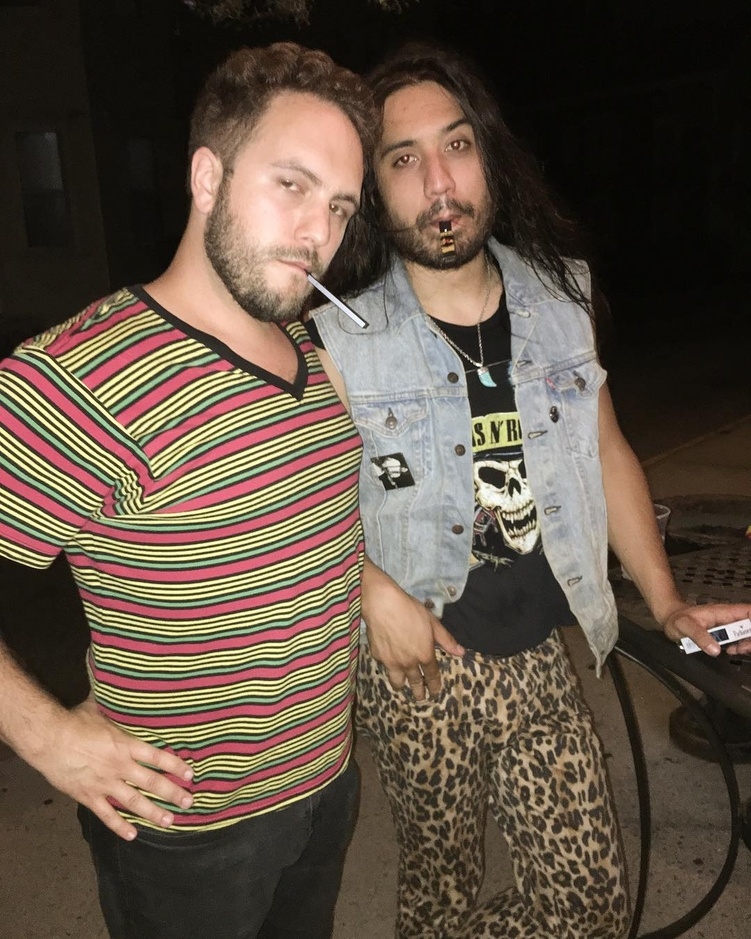
#> input picture images/insta_pics/4.jpg, 751 x 939 px, shrunk from 1080 x 1350 before the run
$ python faces.py
#> lines starting #> are read from the running program, lines starting #| are printed output that depends on the picture; after the words box and inside, x2 and y2 are one past the last pixel; in counts of white or black regions, pixels touching at a corner belong together
import cv2
import numpy as np

face_cascade = cv2.CascadeClassifier('./haarcascade_frontalface_default.xml')
#eye_cascade = cv2.CascadeClassifier('./haarcascade_eye.xml')

img = cv2.imread('insta_pics/4.jpg')
#> img is the input picture: shape (939, 751, 3); mean B, G, R 69.1, 82.6, 97.3
gray = cv2.cvtColor(img, cv2.COLOR_BGR2GRAY)
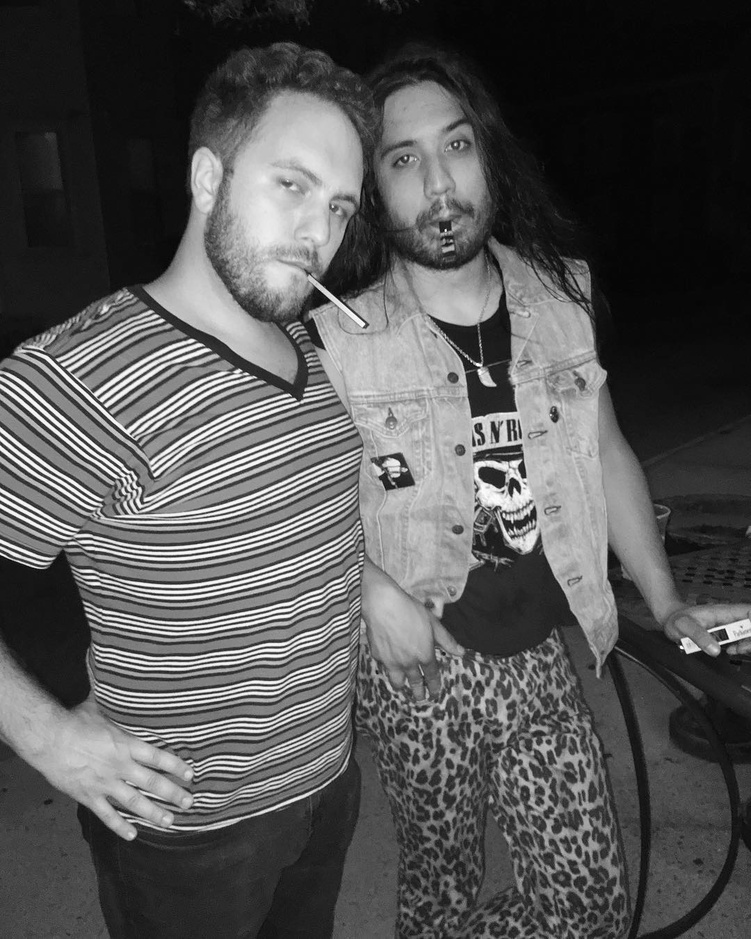
#> gray: shape (939, 751); min 3, max 255, mean 85.5

faces = face_cascade.detectMultiScale(gray, 1.3, 3)
#> faces = [[359, 97, 150, 150]]
print('There are %s faces' %len(faces))
#| There are 1 faces

for (x,y,w,h) in faces:
    cv2.rectangle(img,(x,y),(x+w,y+h),(255,0,0),2)
#> this loop made 1 pass
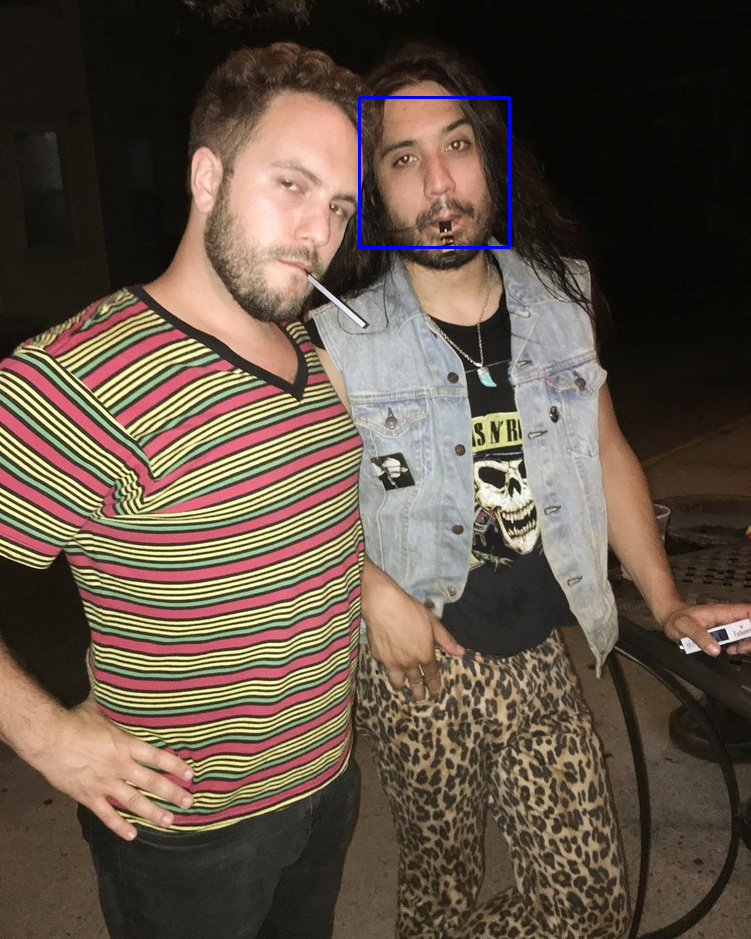
#> img: shape (939, 751, 3); 0.25% of pixels changed, all inside (x1, y1, x2, y2) = (358, 96, 511, 249)

cv2.imshow('img',img)
cv2.waitKey(0)
cv2.destroyAllWindows()

$ run again, with images/insta_pics/1.jpg copied over images/insta_pics/4.jpg
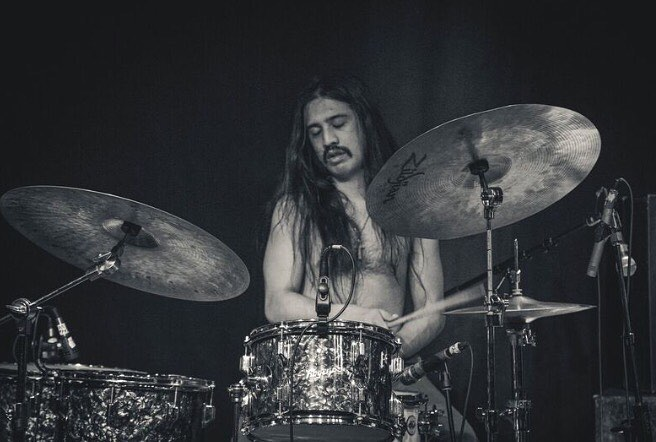
#> input picture images/insta_pics/1.jpg, 656 x 442 px
#> img is the input picture: shape (442, 656, 3); mean B, G, R 55.6, 52.7, 50.5
#> faces = [[294, 99, 73, 73]]
#| There are 1 faces
#> the loop `for (x,y,w,h) in faces:` made 1 pass
#> after the loop `for (x,y,w,h) in faces:`:
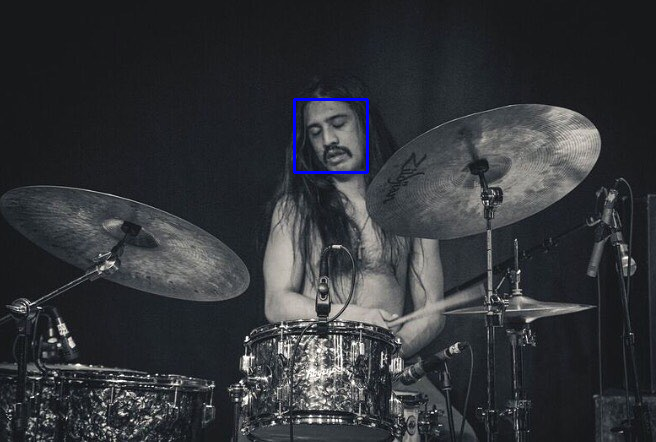
#> img: shape (442, 656, 3); 0.3% of pixels changed, all inside (x1, y1, x2, y2) = (293, 98, 369, 174)

$ run again, with images/insta_pics/2.jpg copied over images/insta_pics/4.jpg
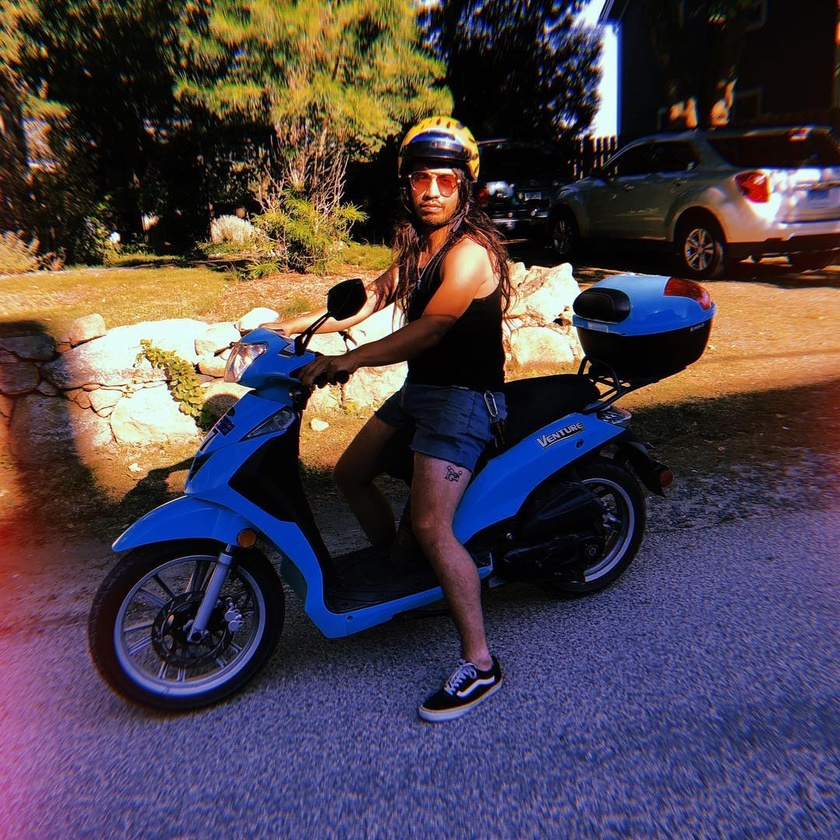
#> input picture images/insta_pics/2.jpg, 840 x 840 px, shrunk from 1080 x 1080 before the run
#> img is the input picture: shape (840, 840, 3); mean B, G, R 74.7, 65.1, 75.8
#> `gray = cv2.cvtColor(img, cv2.COLOR_BGR2GRAY)`:
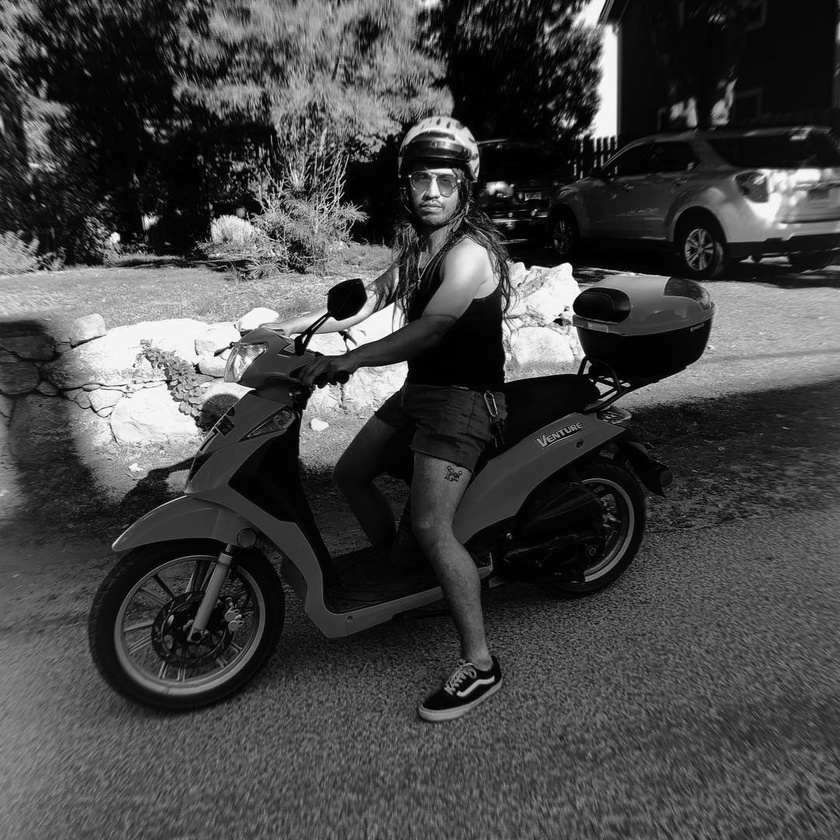
#> gray: shape (840, 840); min 0, max 255, mean 69.4
#> faces = [[401, 156, 65, 65]]
#| There are 1 faces
#> the loop `for (x,y,w,h) in faces:` made 1 pass
#> after the loop `for (x,y,w,h) in faces:`:
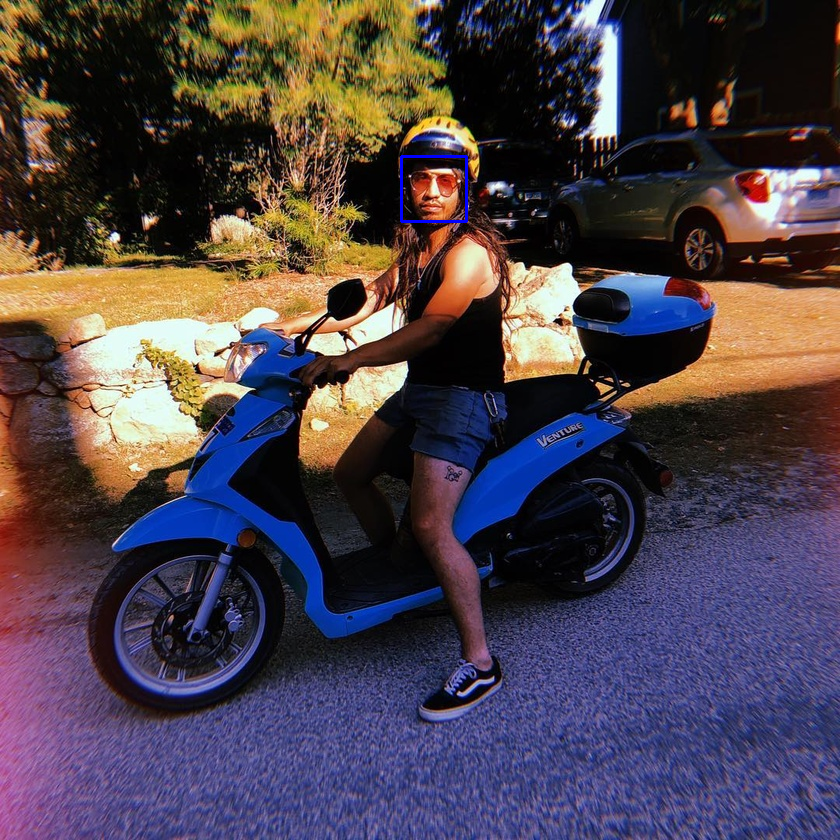
#> img: shape (840, 840, 3); 0.11% of pixels changed, all inside (x1, y1, x2, y2) = (400, 155, 468, 223)

$ run again, with images/insta_pics/3.jpg copied over images/insta_pics/4.jpg
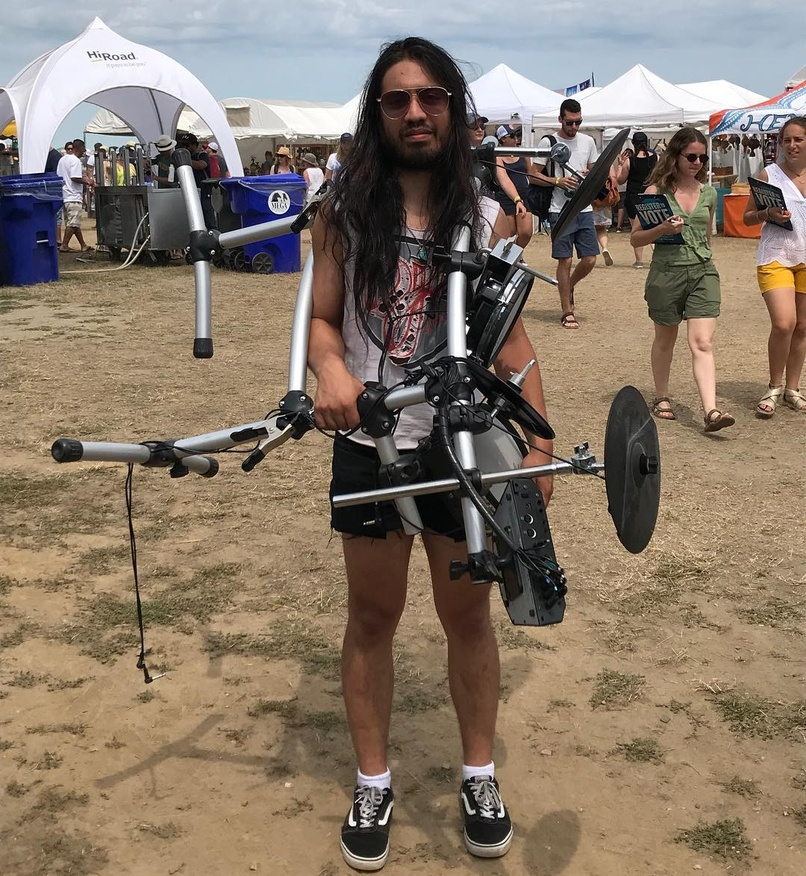
#> input picture images/insta_pics/3.jpg, 806 x 876 px, shrunk from 1080 x 1174 before the run
#> img is the input picture: shape (876, 806, 3); mean B, G, R 105.4, 120.9, 136
#> `gray = cv2.cvtColor(img, cv2.COLOR_BGR2GRAY)`:
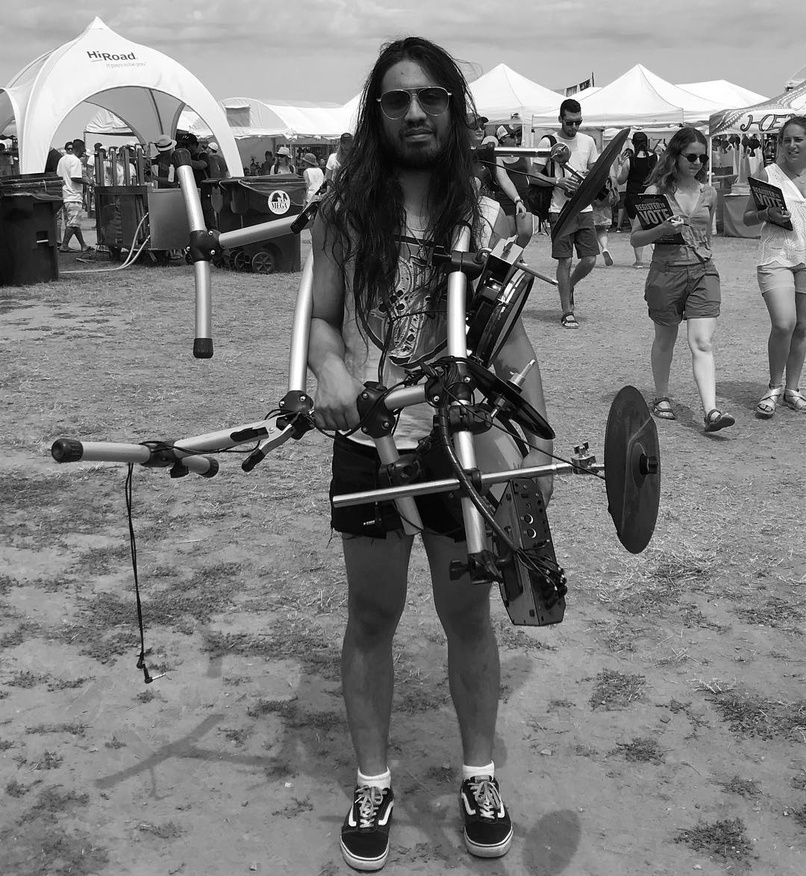
#> gray: shape (876, 806); min 0, max 255, mean 123.6
#> faces = [[38, 162, 56, 56], [393, 220, 57, 57], [367, 63, 92, 92]]
#| There are 3 faces
#> the loop `for (x,y,w,h) in faces:` made 3 passes
#> after the loop `for (x,y,w,h) in faces:`:
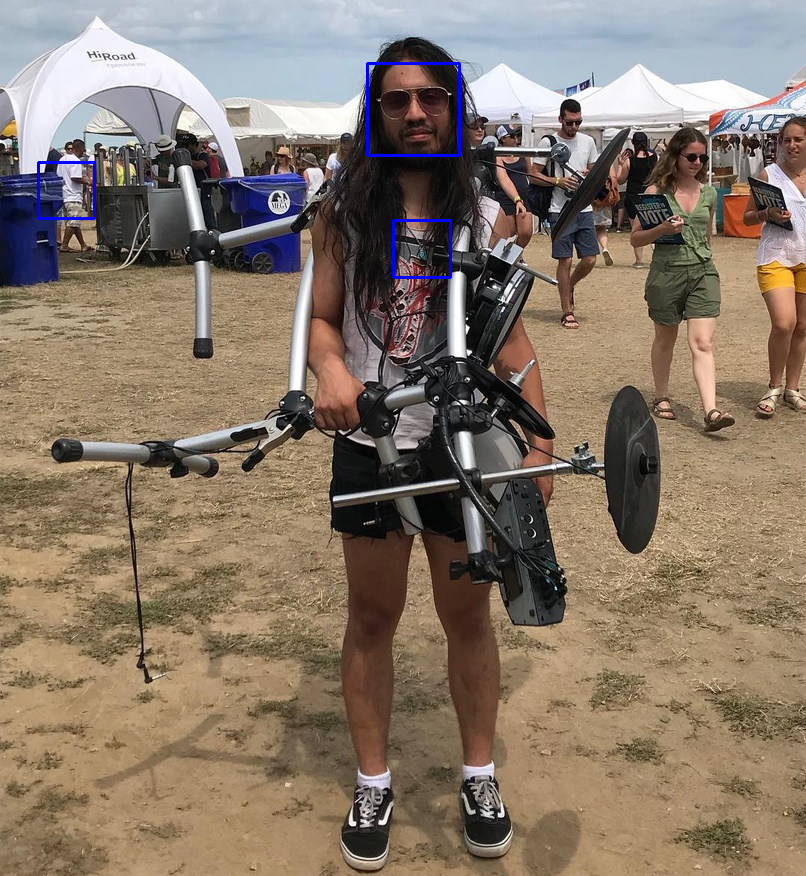
#> img: shape (876, 806, 3); 0.35% of pixels changed, all inside (x1, y1, x2, y2) = (37, 62, 461, 279)
